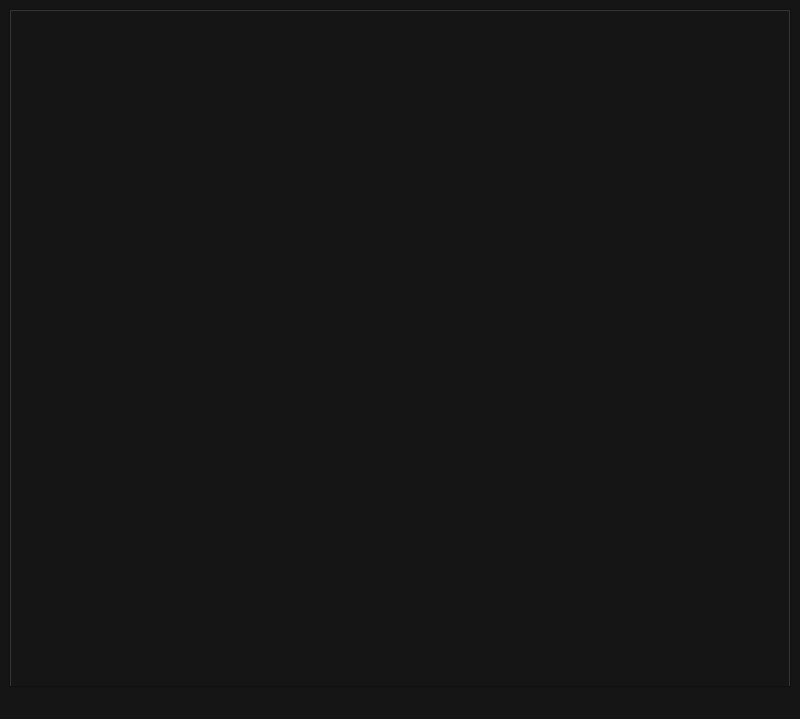
<?xml version="1.0" encoding="UTF-8"?>
<ui version="4.0">
 <class>MainWindow</class>
 <widget class="QMainWindow" name="MainWindow">
  <property name="geometry">
   <rect>
    <x>0</x>
    <y>0</y>
    <width>800</width>
    <height>719</height>
   </rect>
  </property>
  <property name="windowTitle">
   <string>MainWindow</string>
  </property>
  <property name="styleSheet">
   <string notr="true">QWidget
{
color: rgb(225, 225, 225);
background-color: rgb(21, 21, 21);
}
QTabBar::tab
{
color: rgb(225, 225, 225);
background-color: rgb(25, 25, 25);
}</string>
  </property>
  <widget class="QWidget" name="centralwidget">
   <layout class="QVBoxLayout" name="verticalLayout">
    <item>
     <widget class="QTabWidget" name="tabWidget_mainSections">
      <property name="currentIndex">
       <number>-1</number>
      </property>
     </widget>
    </item>
   </layout>
  </widget>
  <widget class="QMenuBar" name="menubar">
   <property name="geometry">
    <rect>
     <x>0</x>
     <y>0</y>
     <width>800</width>
     <height>21</height>
    </rect>
   </property>
  </widget>
  <widget class="QStatusBar" name="statusbar"/>
 </widget>
 <resources/>
 <connections/>
</ui>
